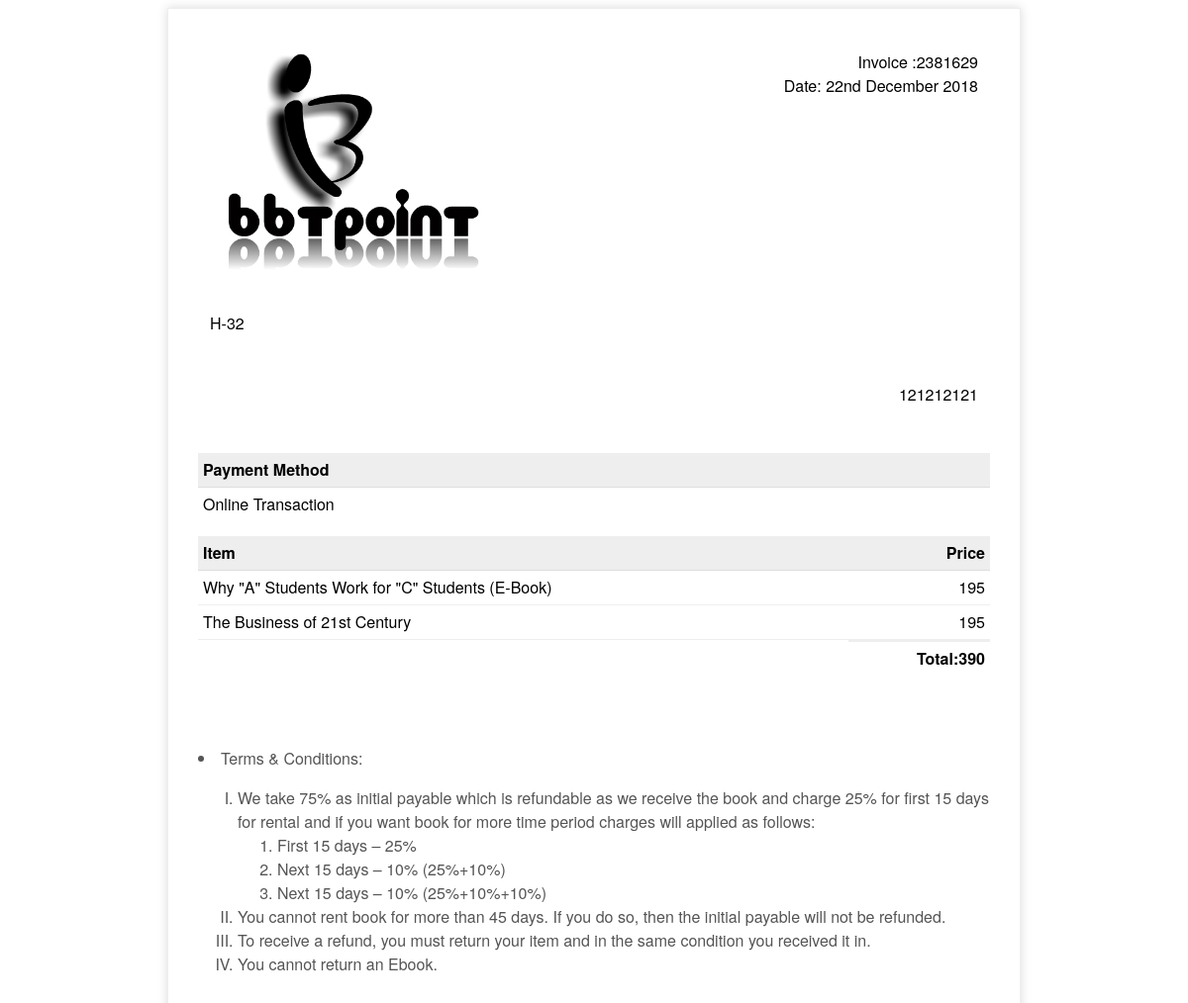
The app's page /invoice/ (signed in) with its own data.
### newbooks/models.py (models this page shows, shortened)
class cart(models.Model):
    fkbook=models.ForeignKey(book)
    name=models.CharField(max_length=80, blank=True, default='Sachin')
    qty=models.IntegerField(blank = True, default='1')
    price=models.IntegerField(blank = True, default='1')
    stock=models.IntegerField(blank = True, default='1')
    Purchasedate=models.DateTimeField(blank=True, null=True)
    Returndate=models.DateTimeField(blank=True, null=True)
    orderno=models.IntegerField(blank=True,null=True)

class Shipping(models.Model):
    user=models.ForeignKey(User)
    username=models.CharField(max_length=100,null=True,blank=True)
    name=models.CharField(max_length=100)
    address=models.TextField(max_length=300)
    pincode=models.IntegerField()
    state=models.CharField(max_length=25,default="Delhi")
    mob=models.IntegerField()

class book(models.Model):
    isbn=models.CharField(max_length=15)
    title=models.CharField(max_length=100)
    author=models.CharField(max_length=40)
    lang=models.CharField(max_length=8, choices=CATEGORIES, default='English')
    Category=models.CharField(max_length=30, choices=TYPE,default='Self Help',blank=True,null=True)
    pic=models.FileField(upload_to='pic', default='/static/na.jpg')
    stock=models.IntegerField(blank = True, null=True)
    price=models.IntegerField(blank = True, null=True)
    desc=models.TextField(max_length=20000,blank=True)
    review=models.CharField(max_length=500,blank=True, null=True)

### newbooks/views.py (the view)
# urls.py: url(r'^invoice/$',invoice),
@login_required
def invoice(request):
    if request.user:
        dravid=cart.objects.latest('orderno')
        jks=dravid.orderno+1
        for s in cart.objects.filter(Q(name=request.user.first_name)&Q(Purchasedate__isnull=True)):
            s.Purchasedate=datetime.datetime.now()
            s.orderno=jks
            print (s.orderno)
            s.save()
        n=cart.objects.filter(orderno=jks)
        z=Selectadd.objects.all().last()
        j=Shipping.objects.get(id=z.select)
        for k in cart.objects.filter(orderno=jks):
            for i in book.objects.filter(isbn=k.fkbook.isbn):
                i.stock=i.stock-k.qty
                i.save()
        html_content="Your order no is %s \n\nShipping address: %s, %s, \n\nMobile No. %s\n\nInvoice: http://127.0.0.1:8000/%s\n\n Contact Us: vy363394@gmail.com"%(jks, j.address, j.pincode, j.mob,jks)
        notification="Name: %s %s,   Order no is %s     Shipping address: %s, %s,   Mobile No. %s"%(request.user.first_name, request.user.last_name,jks, j.address, j.pincode, j.mob)
        send_mail('Order Confirmation',html_content, settings.EMAIL_HOST_USER,[request.user.email],fail_silently=False)
        send_mail('Order Confirmation',notification, settings.EMAIL_HOST_USER,['vy363394@gmail.com'],fail_silently=False)
        return render(request,'invoice.html',{'n':n,'j':j})
        pyautogui.hotkey('ctrl', 'p')
    else:
        return HttpResponse('Error 404 PageNotFound')

### newbooks/templates/invoice.html (shortened to what this page needs)
<html>
<head>
</head>
<body>
{% for i in n %}
{% ifequal forloop.counter 1%}
    <div class="invoice-box">
        <table cellpadding="0" cellspacing="0">
            <tr class="top">
                <td colspan="2">
                    <table>
                        <tr>
                            <td class="title">
                                <img src="/static/bbtp.jpg" style="width:100%; max-width:300px;">
                            </td>
                            <td>
                                Invoice :{{i.orderno}} <br>
								Date: {% now "jS F Y" %}<br>
                            </td>
                        </tr>
                    </table>
                </td>
            </tr>
            <tr class="information">
                <td colspan="2">
                    <table>
                        <tr>
                            <td>{{j.address}}
                            </td>
                            <td>
                                {{request.user.first_name}} {{request.user.last_name}}<br>
											<br>
                                {{request.user.email}}<br>
								{{j.mob}}
                            </td>
                        </tr>
                    </table>
                </td>
            </tr>
			{% endifequal %}
            {% endfor %}
            <tr class="heading">
                <td>
                    Payment Method
                </td>
                <td>
                </td>
            </tr>
            <tr class="details">
                <td>
                    Online Transaction
                </td>
                <td>
                </td>
            </tr>
            <tr class="heading">
                <td>
                    Item
                </td>
                <td>
                    Price
                </td>
            </tr>
            {% for i in n%}
            <tr class="item">
                <td>
                    {{i.fkbook.title}}
                </td>
                <td>
                    {{i.price}}
                </td>
            </tr>
            {% endfor %}
            <tr class="total">
                <td></td>
                <td>
                   Total:<span id="demo"></span>
                </td>
            </tr>
        </table>
		<br>
		<br>
		<br>
		<li>Terms & Conditions:</li></ul>
		<ol type='I'>
<li>We take 75% as initial payable which is refundable as we receive the book and charge 25% for first 15 days for rental and if you want book for more time period charges will applied as follows:</li>
<ol>
<li>	First 15 days – 25%</li>
<li>	Next 15 days – 10% (25%+10%)</li>
<li>	Next 15 days – 10% (25%+10%+10%)</li>
</ol>
<li>You cannot rent book for more than 45 days. If you do so, then the initial payable will not be refunded.</li>
<li>To receive a refund, you must return your item and in the same condition you received it in.</li>
<li>You cannot return an Ebook.</li>
</ol>
    </div>
</body>
</html>

### newbooks/templates/invoice.html (style rules this page uses)
.invoice-box { max-width:800px; margin:auto; padding:30px; border:1px solid #eee; box-shadow:0 0 10px rgba(0, 0, 0, .15); font-size:16px; line-height:24px; font-family:'Helvetica Neue', 'Helvetica', Helvetica, Arial, sans-serif; color:#555; }
.invoice-box table { width:100%; line-height:inherit; text-align:left; }
.invoice-box table td { padding:5px; vertical-align:top; }
.invoice-box table tr td:nth-child(2) { text-align:right; }
.invoice-box table tr.top table td { padding-bottom:20px; }
.invoice-box table tr.top table td.title { font-size:45px; line-height:45px; color:#333; }
.invoice-box table tr.information table td { padding-bottom:40px; }
.invoice-box table tr.heading td { background:#eee; border-bottom:1px solid #ddd; font-weight:bold; }
.invoice-box table tr.details td { padding-bottom:20px; }
.invoice-box table tr.item td { border-bottom:1px solid #eee; }
.invoice-box table tr.total td:nth-child(2) { border-top:2px solid #eee; font-weight:bold; }

### records on screen
cart: orderno "2381629", now "22nd December 2018", fkbook "Why \"A\" Students Work for \"C\" Students (E-Book)", price "195"
Shipping: address "H-32", mob "121212121"
cart: fkbook "The Business of 21st Century", price "195"
